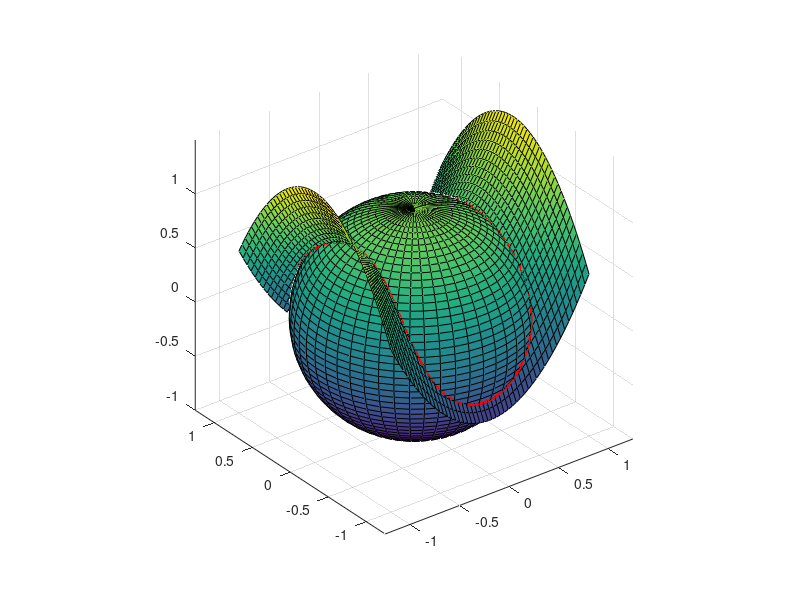

Here is the MATLAB script that generated this plot: (Note: this script raises an error after producing the figure.)
%% Exercise 3

%% #1(a)
clear all
[x,y,z] = sphere(50);
surf(x,y,z); hold on;
[x,y] = meshgrid(linspace(-1,1,50));
surf(x,y,x.^2-y.^2+1/2); 
p = linspace(0,2*pi);
t = acos((-1+sqrt(1+4*cos(2*p).*(1/2+cos(2*p))))./(2*cos(2*p)));
plot3(sin(t).*cos(p),sin(t).*sin(p),cos(t),'r','linewidth',2); hold off;
axis equal;

%% #1(c)
clear all
rmin = @(p,t) (cos(t)-sqrt(cos(t).^2-4/2*sin(t).^2.*cos(2*p)))./(2*sin(t).^2.*cos(2*p));
tmax = @(p) acos((-1+sqrt(1+4*cos(2*p).*(1/2+cos(2*p))))./(2*cos(2*p)));
f = @(p,t,r) 2*r.*sin(t) + cos(t);
integral3(f,0,2*pi,0,pi,0,1)-integral3(f,0,2*pi,0,tmax,rmin,1)

%% #2(b)
clear all
syms x y l
f(x,y) = -x^2+3*x*y-2*y^2;
g(x,y) = 2*x^2-6*x*y+5*y^2;
eqn = [g(x,y)==1; gradient(f)==l*gradient(g)];
sol = solve(eqn,[x,y,l]);
[sol.x,sol.y,f(sol.x,sol.y)]

f = matlabFunction(f,'vars',[x,y]);
t = linspace(0,2*pi);
A = [ 1 -3/2 ; 0 1 ];
X = inv(A)*[cos(t)/sqrt(2); sqrt(2)*sin(t)];
plot3(X(1,:),X(2,:),f(X(1,:),X(2,:)),'r','linewidth',2); hold on;
[r,t] = meshgrid(linspace(0,1,20),linspace(0,2*pi,50));
x = r.*cos(t)/sqrt(2) + 3/2*sqrt(2)*r.*sin(t);
y = sqrt(2)*r.*sin(t);
z = f(x,y);
surf(x,y,z); hold off;

%% #2(c)
clear all
fimplicit3(@(x,y,z)x.^3+y.^2+z-2); hold on;
[x,y,z] = sphere(50);
surf(x,y,z); 
axis equal;

f = @(x,y,z) x.^2+y.^2+z.^2;
lambda1 = fzero(@(t)27*t^4-54*t^3+16,.2);
lambda2 = fzero(@(t)27*t^4-54*t^3+16,2);
X = [ 0, 0, 2, 4 ;
    2/3/lambda1, 0, 2-(2/3/lambda1)^2, lambda1 ;
    2/3/lambda2, 0, 2-(2/3/lambda2)^2, lambda2 ;
    2/3, -sqrt(65/54), 1/2, 1 ;
    2/3, sqrt(65/54), 1/2, 1 ;
    0, -sqrt(3/2), 1/2, 1;
    0, sqrt(3/2), 1/2, 1 ] % This is minimum point
sqrt(f(X(:,1),X(:,2),X(:,3)))
plot3(X(1:5,1),X(1:5,2),X(1:5,3),'.b','markersize',20); 
plot3(X(6:7,1),X(6:7,2),X(6:7,3),'.r','markersize',20); hold off;
xlabel('x');